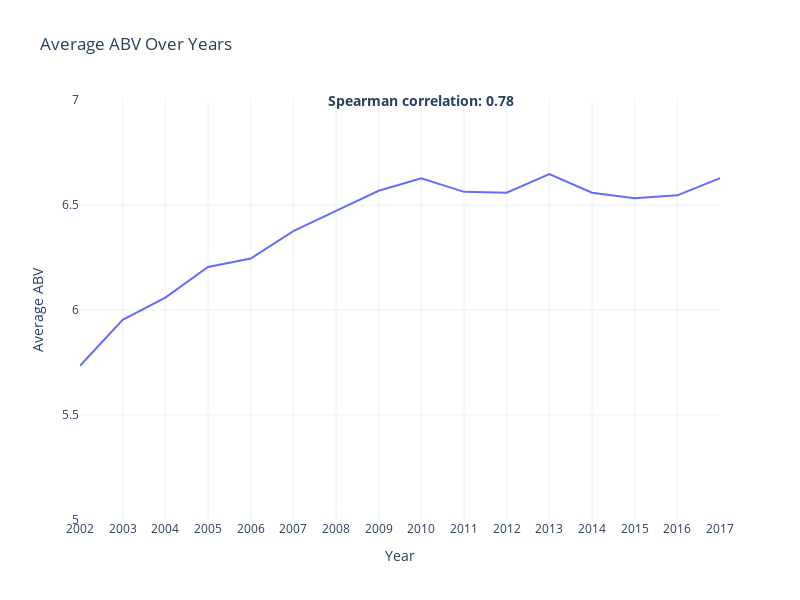

The code cell stored with this chart in its notebook:
### Code cell
# Compute the metrics
avg_abv = df_ratings_no_text.groupby('year').agg({'abv': 'mean'}).reset_index()
corr = avg_abv['year'].corr(avg_abv['abv'], method='spearman')

# Plot the graph
fig = px.line(avg_abv, x='year', y='abv', title='Average ABV Over Years')
fig.update_layout(
    xaxis_title='Year',
    yaxis_title='Average ABV',
    xaxis=dict(tickvals=np.arange(2002, 2018, 1)),
    yaxis=dict(range=[5, 7]),
    showlegend=False
)
fig.add_annotation(
    x=2010,
    y=7,
    text=f'<b>Spearman correlation: {corr:.2f}</b>',
    showarrow=False,
    font=dict(size=14)
)
fig.show()

### Figure 1 — Plotly figure (JSON) as saved in the notebook; plotly's stock layout.template omitted (floating-point values rounded to 4 significant figures)
{"data": [{"hovertemplate": "year=%{x}<br>abv=%{y}<extra></extra>", "legendgroup": "", "line": {"color": "#636efa", "dash": "solid"}, "marker": {"symbol": "circle"}, "mode": "lines", "name": "", "orientation": "v", "showlegend": false, "type": "scatter", "x": [2002, 2003, 2004, 2005, 2006, 2007, 2008, 2009, 2010, 2011, 2012, 2013, 2014, 2015, 2016, 2017], "xaxis": "x", "y": [5.734, 5.953, 6.059, 6.205, 6.245, 6.375, 6.472, 6.568, 6.627, 6.563, 6.558, 6.647, 6.558, 6.532, 6.546, 6.628], "yaxis": "y"}], "layout": {"annotations": [{"font": {"size": 14}, "showarrow": false, "text": "<b>Spearman correlation: 0.78</b>", "x": 2010, "y": 7}], "height": 600, "legend": {"tracegroupgap": 0}, "showlegend": false, "title": {"text": "Average ABV Over Years"}, "width": 800, "xaxis": {"anchor": "y", "domain": [0, 1], "tickvals": [2002, 2003, 2004, 2005, 2006, 2007, 2008, 2009, 2010, 2011, 2012, 2013, 2014, 2015, 2016, 2017], "title": {"text": "Year"}}, "yaxis": {"anchor": "x", "domain": [0, 1], "range": [5, 7], "title": {"text": "Average ABV"}}}}
